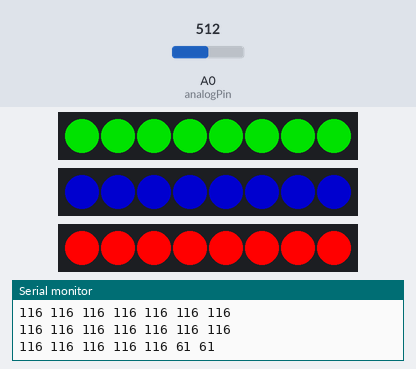
Bench run of a sketch on a simulated Arduino Uno, built with avr-gcc and run on an emulated ATmega328P. Shown: 3 × 8 RGB LEDs in strip order, left to right, the last lines printed to the serial monitor. The inputs (shaded band) are chosen by the test bench; at power-on: A0 (analogPin) = 512. Dim RGB values are drawn brighter than linear.

Above: at 1.2 s.
1.3 s: A0 (analogPin) set to 306
At 2.7 s:
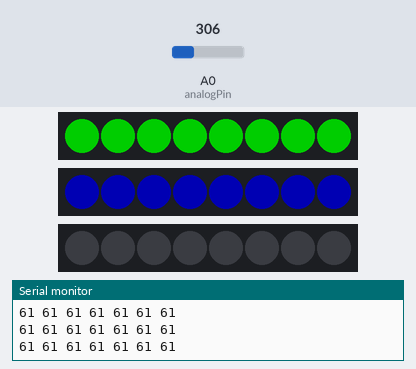
3.0 s: A0 (analogPin) set to 511
At 3.9 s:
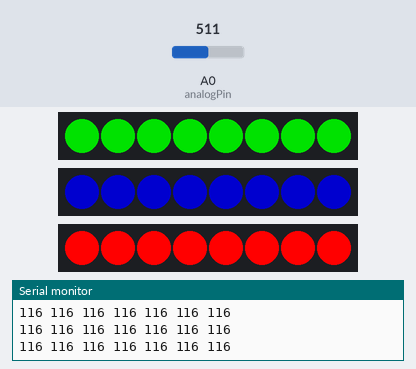
4.8 s: A0 (analogPin) set to 122
At 6.2 s:
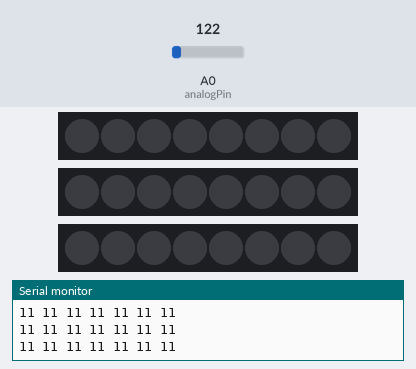
Timing chart, 0 to 7.8 s (numbered marks = the images above; inputs shaded):
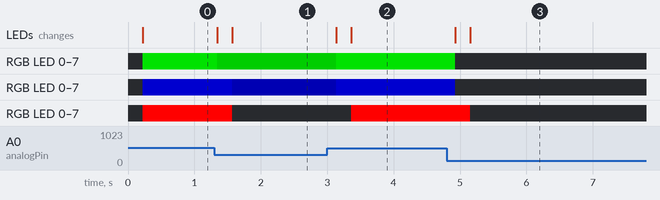

Measured:
- after the input at 1.3 s, RGB LED 0–7: RGB(0, 166, 0) → RGB(0, 111, 0) after 0.05 s; RGB LED 0–7: RGB(0, 0, 116) → RGB(0, 0, 61) after 0.27 s; RGB LED 0–7: RGB(255, 0, 0) → off after 0.27 s; the LEDs: first change after 0.05 s (image 1 shows a later state)
- after the input at 3.0 s, RGB LED 0–7: RGB(0, 111, 0) → RGB(0, 166, 0) after 0.14 s; RGB LED 0–7: RGB(0, 0, 61) → RGB(0, 0, 116) after 0.14 s; RGB LED 0–7: off → RGB(255, 0, 0) after 0.36 s; the LEDs: first change after 0.14 s (image 2 shows a later state)
- after the input at 4.8 s, RGB LED 0–7: RGB(0, 166, 0) → off after 0.13 s; RGB LED 0–7: RGB(0, 0, 116) → off after 0.13 s; RGB LED 0–7: RGB(255, 0, 0) → off after 0.35 s; the LEDs: first change after 0.13 s (image 3 shows a later state)

The sketch:

MusicLED.ino
```cpp
#include <Adafruit_NeoPixel.h>
#ifdef __AVR__
#include <avr/power.h>
#endif
#define PIN            3
#define PIN2           5
#define PIN3           6
#define NUMPIXELS      8
Adafruit_NeoPixel pixels = Adafruit_NeoPixel(NUMPIXELS, PIN, NEO_GRB + NEO_KHZ800);
Adafruit_NeoPixel pixels2 = Adafruit_NeoPixel(NUMPIXELS, PIN2, NEO_GRB + NEO_KHZ800);
Adafruit_NeoPixel pixels3 = Adafruit_NeoPixel(NUMPIXELS, PIN3, NEO_GRB + NEO_KHZ800);
int analogPin=A0;
int strobePin=11;
int resetPin=10;
int spectrumValue[7];
int filter=80;

void setup(){
  Serial.begin(9600);
  pinMode(analogPin, INPUT);
  pinMode(strobePin, OUTPUT);
  pinMode(resetPin, OUTPUT);
  digitalWrite(resetPin, LOW);
  digitalWrite(strobePin, HIGH);
  pixels.begin();
  pixels2.begin();
  pixels3.begin();
}

void loop(){
  digitalWrite(resetPin, HIGH);
  digitalWrite(resetPin, LOW);
  for (int i=0;i<7;i++){
    digitalWrite(strobePin, LOW);
    delay(30);
    spectrumValue[i]=analogRead(analogPin);
    spectrumValue[i]=constrain(spectrumValue[i], filter, 1023);
    spectrumValue[i]=map(spectrumValue[i], filter, 1023, 0, 255);
    Serial.print(spectrumValue[i]);
    Serial.print(" ");
    digitalWrite(strobePin, HIGH);
    }
  Serial.println();
  for(int i=0;i<NUMPIXELS;i++){
    // pixels.Color takes RGB values, from 0,0,0 up to 255,255,255

    if (spectrumValue[6] > 35) {
      //pixels.setPixelColor(i, pixels.Color(spectrumValue[1],spectrumValue[4],spectrumValue[6]));
      pixels.setPixelColor(i, pixels.Color(0,(spectrumValue[6] + 50),0));
      pixels.show(); // This sends the updated pixel color to the hardware.
    }
    else {
      spectrumValue[6] = 0;
      //pixels.setPixelColor(i, pixels.Color(spectrumValue[1],spectrumValue[4],spectrumValue[6])); // Moderately bright green color.
      pixels.setPixelColor(i, pixels.Color(0,spectrumValue[6],0)); // Moderately bright green color.
      pixels.show(); // This sends the updated pixel color to the hardware.
    }

    if (spectrumValue[4] > 50) {
    //pixels2.setPixelColor(i, pixels2.Color(spectrumValue[1],spectrumValue[4],spectrumValue[6])); // Moderately bright green color.
    pixels2.setPixelColor(i, pixels2.Color(0,0,spectrumValue[4])); // Moderately bright green color.
    pixels2.show(); // This sends the updated pixel color to the hardware.
    }
    else {
      spectrumValue[4] = 0;
      //pixels2.setPixelColor(i, pixels2.Color(spectrumValue[1],spectrumValue[4],spectrumValue[6])); // Moderately bright green color.
      pixels2.setPixelColor(i, pixels2.Color(0,0,spectrumValue[4])); // Moderately bright green color.
      pixels2.show(); // This sends the updated pixel color to the hardware.
    }

    if (spectrumValue[1] > 80) {
    //pixels3.setPixelColor(i, pixels3.Color(spectrumValue[1],spectrumValue[4],spectrumValue[6])); // Moderately bright green color.
    pixels3.setPixelColor(i, pixels3.Color(255,0,0)); // Moderately bright green color.
    pixels3.show(); // This sends the updated pixel color to the hardware.
    }
    else {
      spectrumValue[1] = 0;
      //pixels2.setPixelColor(i, pixels2.Color(spectrumValue[1],spectrumValue[4],spectrumValue[6])); // Moderately bright green color.
      pixels3.setPixelColor(i, pixels3.Color(spectrumValue[1],0,0)); // Moderately bright green color.
      pixels3.show(); // This sends the updated pixel color to the hardware.
    }

  }

}
```
